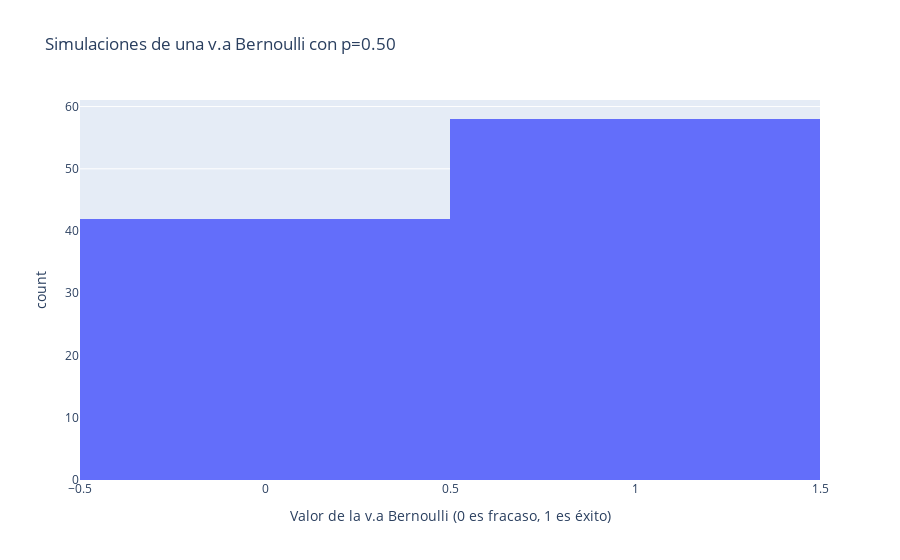

Write notebook code for a chart like this one.
### Code cell
px.histogram(
    simulaciones,
    x = simulaciones,
    nbins = 2,
    title = f'Simulaciones de una v.a Bernoulli con p={p:.2f}',
    labels = {'x':'Valor de la v.a Bernoulli (0 es fracaso, 1 es éxito)'}
)

### Figure 1 — Plotly figure (JSON) as saved in the notebook; plotly's stock layout.template omitted (floating-point values rounded to 4 significant figures)
{"data": [{"bingroup": "x", "hovertemplate": "Valor de la v.a Bernoulli (0 es fracaso, 1 es éxito)=%{x}<br>count=%{y}<extra></extra>", "legendgroup": "", "marker": {"color": "#636efa", "pattern": {"shape": ""}}, "name": "", "nbinsx": 2, "orientation": "v", "showlegend": false, "type": "histogram", "x": [1, 1, 1, 1, 1, 1, 1, 1, 0, 1, 0, 1, 0, 0, 0, 0, 0, 1, 1, 1, 1, 1, 0, 1, 1, 1, 0, 1, 1, 0, 0, 0, 0, 1, 0, 1, 1, 0, 1, 1, 1, 0, 0, 0, 1, 1, 1, 0, 0, 0, 1, 0, 1, 1, 0, 1, 1, 0, 0, 0, 1, 1, 1, 0, 0, 0, 1, 1, 1, 1, 1, 0, 0, 1, 1, 1, 1, 0, 1, 0, 0, 1, 1, 1, 1, 0, 0, 0, 1, 1, 0, 0, 0, 0, 1, 1, 0, 1, 1, 1], "xaxis": "x", "yaxis": "y"}], "layout": {"barmode": "relative", "legend": {"tracegroupgap": 0}, "title": {"text": "Simulaciones de una v.a Bernoulli con p=0.50"}, "xaxis": {"anchor": "y", "domain": [0, 1], "title": {"text": "Valor de la v.a Bernoulli (0 es fracaso, 1 es éxito)"}}, "yaxis": {"anchor": "x", "domain": [0, 1], "title": {"text": "count"}}}}
